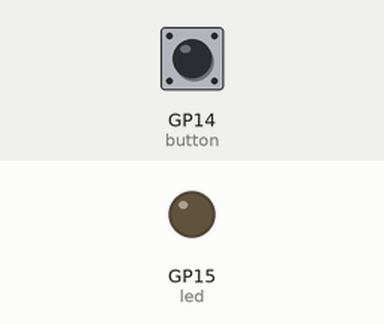
Simulated run of this program. Board: Raspberry Pi Pico running MicroPython. On the bench: output pins drawn as LEDs (lit = HIGH). Inputs (shaded band) come from the test bench; at power-on: GP14 (button) HIGH. What the program prints to the serial console is not drawn.

Above: at 1.2 s.
1.3 s: GP14 (button) pulled LOW for 0.15 s
At 1.8 s:
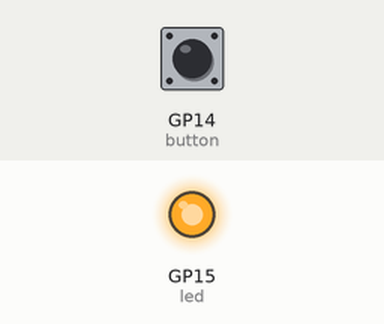
2.9 s: GP14 (button) pulled LOW for 1 s
At 3.9 s:
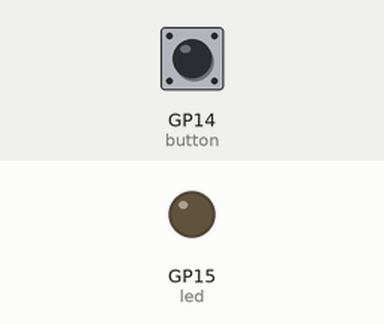
5.4 s: GP14 (button) pulled LOW for 3.2 s
At 6.1 s:
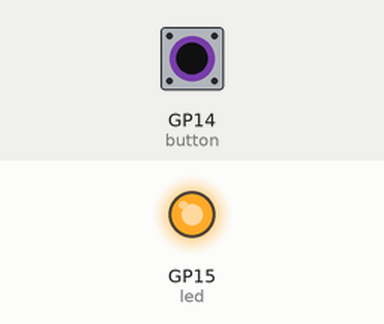
Timing chart, 0 to 8.4 s (numbered marks = the images above; inputs shaded):
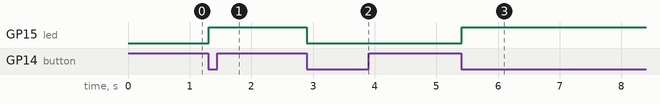

The program:

lesson8_3.py
```python
from machine import Pin
from time import sleep

led_pin = 15
btn_pin = 14

# 設定 LED 為輸出
led = Pin(led_pin, Pin.OUT)

# 設定按鈕為輸入，並啟用內部上拉電阻
button = Pin(btn_pin, Pin.IN, Pin.PULL_UP)

# 用來記錄 LED 目前狀態：True 表示亮，False 表示熄滅
led_state = False

# 用來偵測按鈕是否剛剛被按下（避免連續觸發）
last_button_state = 1  # 初始為 1（沒按下，因為有上拉）

print("按鈕切換 LED 程式啟動")

while True:
    current_button_state = button.value()  # 讀取目前按鈕狀態

    # 偵測到按鈕從「沒按」變成「按下」（下降沿）
    if last_button_state == 1 and current_button_state == 0:
        print("按鈕被按下，切換 LED 狀態")

        # 切換 LED 狀態
        led_state = not led_state

        if led_state:
            led.on()    # 改成亮
            print("LED 開啟")
        else:
            led.off()   # 改成熄滅
            print("LED 關閉")

        # 加入短暫延遲，避免按鈕彈跳（debounce）
        sleep(0.02)  # 20ms 去彈跳

    # 更新上次狀態
    last_button_state = current_button_state

    # 主迴圈延遲，降低 CPU 負擔
    sleep(0.01)
```

Measured:
- after the input at 1.3 s, GP15 (led): LOW → HIGH at once
- after the input at 2.9 s, GP15 (led): HIGH → LOW at once
- after the input at 5.4 s, GP15 (led): LOW → HIGH at once
